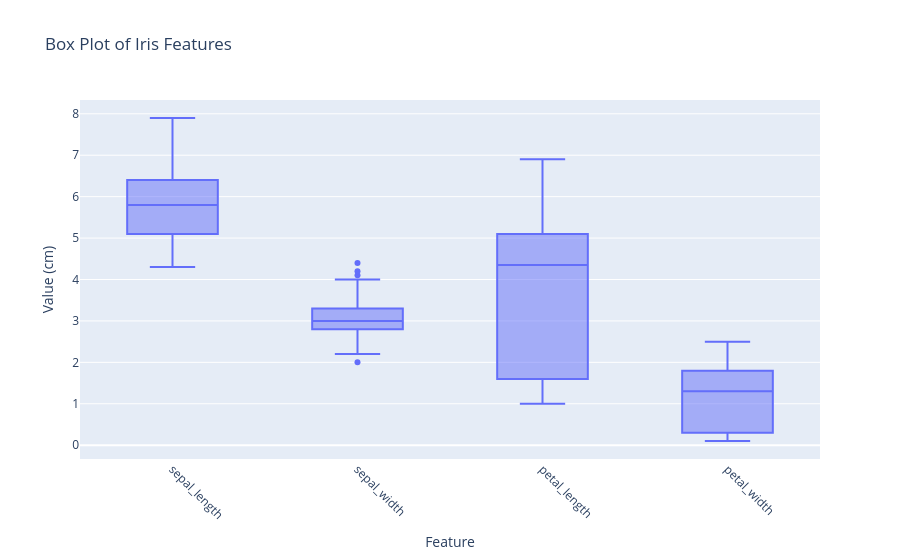

Notebook code for this chart:
### Code cell
# Box plot for all numeric features
iris_melt = iris.melt(
    value_vars=["sepal_length", "sepal_width", "petal_length", "petal_width"],
    var_name="feature",
    value_name="value",
)

fig = px.box(
    iris_melt,
    x='feature',
    y='value',
    title='Box Plot of Iris Features',
    labels={'feature': 'Feature', 'value': 'Value (cm)'}
)
fig.update_xaxes(tickangle=45)
fig.show()

### Figure 1 — Plotly figure (JSON) as saved in the notebook; plotly's stock layout.template omitted (floating-point values rounded to 4 significant figures; data arrays with more than 128 entries replaced by an {"elided": "..."} marker saying what was removed)
{"data": [{"alignmentgroup": "True", "hovertemplate": "Feature=%{x}<br>Value (cm)=%{y}<extra></extra>", "legendgroup": "", "marker": {"color": "#636efa"}, "name": "", "notched": false, "offsetgroup": "", "orientation": "v", "showlegend": false, "type": "box", "x": {"elided": "600 str values"}, "x0": " ", "xaxis": "x", "y": {"elided": "600 float values"}, "y0": " ", "yaxis": "y"}], "layout": {"boxmode": "group", "legend": {"tracegroupgap": 0}, "title": {"text": "Box Plot of Iris Features"}, "xaxis": {"anchor": "y", "domain": [0, 1], "tickangle": 45, "title": {"text": "Feature"}}, "yaxis": {"anchor": "x", "domain": [0, 1], "title": {"text": "Value (cm)"}}}}
